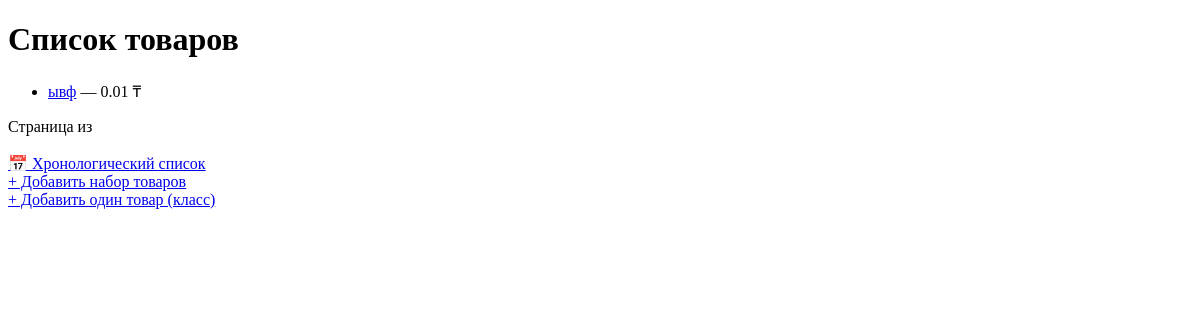
The page /shop/ on the database as committed earlier.
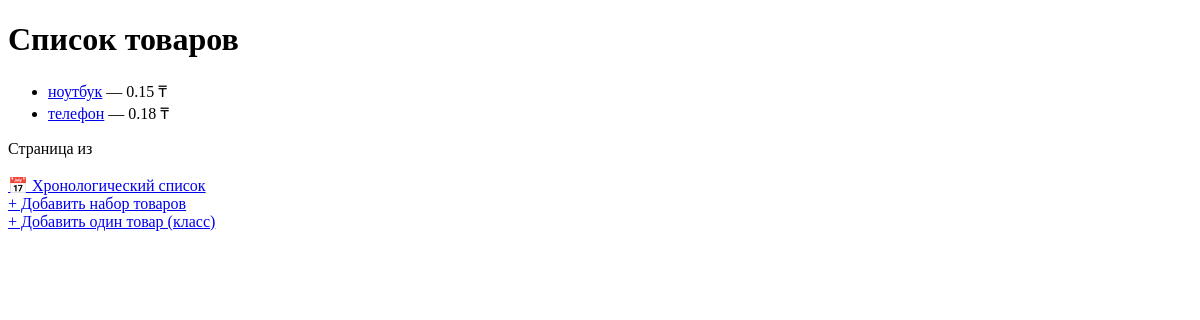
The same page on the database as committed later.
### Shop/models.py (models this page shows, shortened)
class Product(models.Model):
    name = models.CharField(max_length=200)
    price = models.DecimalField(max_digits=10, decimal_places=2, validators=[validate_positive])
    description = models.TextField(blank=True)
    created_at = models.DateTimeField(default=timezone.now)

### Shop/views.py (the view)
# urls.py: path('', ProductListView.as_view(), name='product_list'),
class ProductListView(ListView):
    model = Product
    template_name = 'Shop/index.html'
    context_object_name = 'page_obj'
    paginate_by = 3

### Shop/templates/Shop/index.html (shortened to what this page needs)
<!DOCTYPE html>
<html lang="ru">
<head>
</head>
<body>
    <h1>Список товаров</h1>
    {% if page_obj %}
        <ul>
            {% for product in page_obj %}
                <li>
                    <a href="{% url 'product_detail' product.pk %}">{{ product.name }}</a>
                    — {{ product.price }} ₸
                </li>
            {% endfor %}
        </ul>
    {% else %}
        <p>Товаров пока нет.</p>
    {% endif %}
    <div>
        <span>Страница {{ page_obj.number }} из {{ page_obj.paginator.num_pages }}</span>
    </div>
    <br>
    <a href="{% url 'product_archive' %}">📅 Хронологический список</a><br>
    <a href="{% url 'manage_products' %}">+ Добавить набор товаров</a><br>
    <a href="{% url 'product_create' %}">+ Добавить один товар (класс)</a>
</body>
</html>

Rows that differ between the two databases and show on the page:
removed Product: name "ывф", price "0.01"
added Product: name "ноутбук", price "0.15"
added Product: name "телефон", price "0.18"
